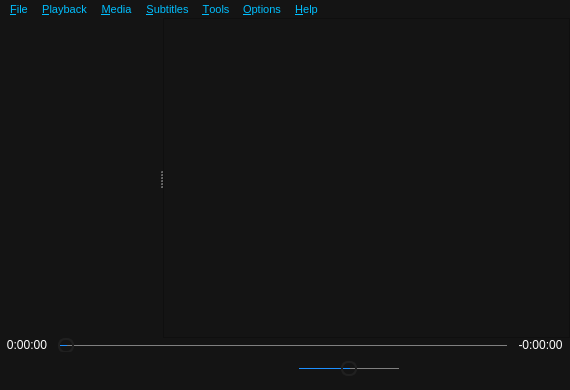
<?xml version="1.0" encoding="UTF-8"?>
<ui version="4.0">
 <class>MainWindow</class>
 <widget class="QMainWindow" name="MainWindow">
  <property name="geometry">
   <rect>
    <x>0</x>
    <y>0</y>
    <width>570</width>
    <height>390</height>
   </rect>
  </property>
  <property name="windowTitle">
   <string>Baka MPlayer</string>
  </property>
  <property name="windowIcon">
   <iconset resource="../rsclist.qrc">
    <normaloff>:/img/icon.ico</normaloff>:/img/icon.ico</iconset>
  </property>
  <property name="autoFillBackground">
   <bool>false</bool>
  </property>
  <property name="styleSheet">
   <string notr="true">#MainWindow, QWidget, QMenu {
	background: #141414;
	color: white;
}

QMenuBar, QMenuBar::item {
	background: #141414;
	color: deepskyblue;
	font-size: 11px;
}



QSlider::groove:horizontal {
	background: gray;
	height: 1px;
}

QSlider::sub-page:horizontal {
	background: dodgerblue;
}

QSlider::handle:horizontal {
	background: qlineargradient(x1: 0, y1: 0, x2: 0, y2: 1,
					stop: 0 silver, stop: 1 darkgray);
	border: 2px solid #202020;
	border-radius: 7px;
	margin: -7px 0;
	width: 12px;
}</string>
  </property>
  <widget class="QWidget" name="centralwidget">
   <layout class="QVBoxLayout" name="mainLayout">
    <property name="spacing">
     <number>0</number>
    </property>
    <property name="leftMargin">
     <number>0</number>
    </property>
    <property name="topMargin">
     <number>0</number>
    </property>
    <property name="rightMargin">
     <number>0</number>
    </property>
    <property name="bottomMargin">
     <number>0</number>
    </property>
    <item>
     <widget class="QWidget" name="verticalWidget" native="true">
      <layout class="QVBoxLayout" name="verticalLayout">
       <property name="leftMargin">
        <number>0</number>
       </property>
       <property name="topMargin">
        <number>0</number>
       </property>
       <property name="rightMargin">
        <number>0</number>
       </property>
       <property name="bottomMargin">
        <number>0</number>
       </property>
       <item>
        <widget class="QSplitter" name="splitter">
         <property name="orientation">
          <enum>Qt::Horizontal</enum>
         </property>
         <property name="handleWidth">
          <number>4</number>
         </property>
         <widget class="QFrame" name="mpvFrame">
          <property name="sizePolicy">
           <sizepolicy hsizetype="Expanding" vsizetype="Expanding">
            <horstretch>0</horstretch>
            <verstretch>0</verstretch>
           </sizepolicy>
          </property>
          <property name="frameShape">
           <enum>QFrame::NoFrame</enum>
          </property>
         </widget>
         <widget class="QListWidget" name="playlistWidget">
          <property name="frameShape">
           <enum>QFrame::StyledPanel</enum>
          </property>
         </widget>
        </widget>
       </item>
      </layout>
     </widget>
    </item>
    <item>
     <widget class="QWidget" name="seekWidget" native="true">
      <property name="maximumSize">
       <size>
        <width>16777215</width>
        <height>14</height>
       </size>
      </property>
      <layout class="QHBoxLayout" name="horizontalLayout_2">
       <property name="leftMargin">
        <number>2</number>
       </property>
       <property name="topMargin">
        <number>0</number>
       </property>
       <property name="rightMargin">
        <number>2</number>
       </property>
       <property name="bottomMargin">
        <number>0</number>
       </property>
       <item>
        <widget class="QLabel" name="durationLabel">
         <property name="sizePolicy">
          <sizepolicy hsizetype="MinimumExpanding" vsizetype="Preferred">
           <horstretch>0</horstretch>
           <verstretch>0</verstretch>
          </sizepolicy>
         </property>
         <property name="maximumSize">
          <size>
           <width>50</width>
           <height>16777215</height>
          </size>
         </property>
         <property name="text">
          <string>0:00:00</string>
         </property>
         <property name="alignment">
          <set>Qt::AlignCenter</set>
         </property>
        </widget>
       </item>
       <item>
        <widget class="CustomSlider" name="seekBar">
         <property name="enabled">
          <bool>false</bool>
         </property>
         <property name="maximum">
          <number>1000000</number>
         </property>
         <property name="sliderPosition">
          <number>0</number>
         </property>
         <property name="orientation">
          <enum>Qt::Horizontal</enum>
         </property>
        </widget>
       </item>
       <item>
        <widget class="QLabel" name="remainingLabel">
         <property name="sizePolicy">
          <sizepolicy hsizetype="MinimumExpanding" vsizetype="Preferred">
           <horstretch>0</horstretch>
           <verstretch>0</verstretch>
          </sizepolicy>
         </property>
         <property name="maximumSize">
          <size>
           <width>55</width>
           <height>16777215</height>
          </size>
         </property>
         <property name="text">
          <string>-0:00:00</string>
         </property>
         <property name="alignment">
          <set>Qt::AlignCenter</set>
         </property>
        </widget>
       </item>
      </layout>
     </widget>
    </item>
    <item>
     <widget class="QWidget" name="controlsWidget" native="true">
      <property name="maximumSize">
       <size>
        <width>16777215</width>
        <height>38</height>
       </size>
      </property>
      <layout class="QHBoxLayout" name="horizontalLayout">
       <property name="leftMargin">
        <number>12</number>
       </property>
       <property name="topMargin">
        <number>0</number>
       </property>
       <property name="rightMargin">
        <number>12</number>
       </property>
       <property name="bottomMargin">
        <number>5</number>
       </property>
       <item>
        <widget class="QPushButton" name="openButton">
         <property name="sizePolicy">
          <sizepolicy hsizetype="Fixed" vsizetype="Fixed">
           <horstretch>0</horstretch>
           <verstretch>0</verstretch>
          </sizepolicy>
         </property>
         <property name="maximumSize">
          <size>
           <width>16</width>
           <height>16</height>
          </size>
         </property>
         <property name="cursor">
          <cursorShape>PointingHandCursor</cursorShape>
         </property>
         <property name="autoFillBackground">
          <bool>false</bool>
         </property>
         <property name="icon">
          <iconset resource="../rsclist.qrc">
           <normaloff>:/img/default_open.svg</normaloff>:/img/default_open.svg</iconset>
         </property>
         <property name="iconSize">
          <size>
           <width>16</width>
           <height>16</height>
          </size>
         </property>
         <property name="flat">
          <bool>true</bool>
         </property>
        </widget>
       </item>
       <item>
        <spacer name="horizontalSpacer">
         <property name="orientation">
          <enum>Qt::Horizontal</enum>
         </property>
         <property name="sizeHint" stdset="0">
          <size>
           <width>40</width>
           <height>20</height>
          </size>
         </property>
        </spacer>
       </item>
       <item>
        <widget class="QPushButton" name="rewindButton">
         <property name="enabled">
          <bool>false</bool>
         </property>
         <property name="maximumSize">
          <size>
           <width>24</width>
           <height>16</height>
          </size>
         </property>
         <property name="cursor">
          <cursorShape>PointingHandCursor</cursorShape>
         </property>
         <property name="autoFillBackground">
          <bool>false</bool>
         </property>
         <property name="icon">
          <iconset resource="../rsclist.qrc">
           <normaloff>:/img/default_reverse.svg</normaloff>
           <disabledoff>:/img/disabled_reverse.svg</disabledoff>
           <disabledon>:/img/disabled_reverse.svg</disabledon>:/img/default_reverse.svg</iconset>
         </property>
         <property name="iconSize">
          <size>
           <width>20</width>
           <height>16</height>
          </size>
         </property>
         <property name="flat">
          <bool>true</bool>
         </property>
        </widget>
       </item>
       <item>
        <widget class="QPushButton" name="previousButton">
         <property name="enabled">
          <bool>false</bool>
         </property>
         <property name="maximumSize">
          <size>
           <width>26</width>
           <height>16</height>
          </size>
         </property>
         <property name="cursor">
          <cursorShape>PointingHandCursor</cursorShape>
         </property>
         <property name="autoFillBackground">
          <bool>false</bool>
         </property>
         <property name="icon">
          <iconset resource="../rsclist.qrc">
           <normaloff>:/img/default_previous.svg</normaloff>
           <disabledoff>:/img/disabled_previous.svg</disabledoff>
           <disabledon>:/img/disabled_previous.svg</disabledon>:/img/default_previous.svg</iconset>
         </property>
         <property name="iconSize">
          <size>
           <width>22</width>
           <height>16</height>
          </size>
         </property>
         <property name="flat">
          <bool>true</bool>
         </property>
        </widget>
       </item>
       <item>
        <widget class="PlayPauseButton" name="playButton">
         <property name="enabled">
          <bool>false</bool>
         </property>
         <property name="sizePolicy">
          <sizepolicy hsizetype="Fixed" vsizetype="Fixed">
           <horstretch>0</horstretch>
           <verstretch>0</verstretch>
          </sizepolicy>
         </property>
         <property name="maximumSize">
          <size>
           <width>28</width>
           <height>16777215</height>
          </size>
         </property>
         <property name="cursor">
          <cursorShape>PointingHandCursor</cursorShape>
         </property>
         <property name="autoFillBackground">
          <bool>false</bool>
         </property>
         <property name="icon">
          <iconset>
           <normaloff>../img/disabled_play.svg</normaloff>../img/disabled_play.svg</iconset>
         </property>
         <property name="iconSize">
          <size>
           <width>24</width>
           <height>32</height>
          </size>
         </property>
         <property name="flat">
          <bool>true</bool>
         </property>
        </widget>
       </item>
       <item>
        <widget class="QPushButton" name="nextButton">
         <property name="enabled">
          <bool>false</bool>
         </property>
         <property name="sizePolicy">
          <sizepolicy hsizetype="Fixed" vsizetype="Fixed">
           <horstretch>0</horstretch>
           <verstretch>0</verstretch>
          </sizepolicy>
         </property>
         <property name="maximumSize">
          <size>
           <width>26</width>
           <height>16</height>
          </size>
         </property>
         <property name="cursor">
          <cursorShape>PointingHandCursor</cursorShape>
         </property>
         <property name="autoFillBackground">
          <bool>false</bool>
         </property>
         <property name="icon">
          <iconset resource="../rsclist.qrc">
           <normaloff>:/img/default_next.svg</normaloff>
           <disabledoff>:/img/disabled_next.svg</disabledoff>
           <disabledon>:/img/disabled_next.svg</disabledon>:/img/default_next.svg</iconset>
         </property>
         <property name="iconSize">
          <size>
           <width>22</width>
           <height>16</height>
          </size>
         </property>
         <property name="flat">
          <bool>true</bool>
         </property>
        </widget>
       </item>
       <item>
        <widget class="CustomSlider" name="volumeSlider">
         <property name="sizePolicy">
          <sizepolicy hsizetype="Fixed" vsizetype="Fixed">
           <horstretch>0</horstretch>
           <verstretch>0</verstretch>
          </sizepolicy>
         </property>
         <property name="minimumSize">
          <size>
           <width>100</width>
           <height>0</height>
          </size>
         </property>
         <property name="maximum">
          <number>100</number>
         </property>
         <property name="pageStep">
          <number>5</number>
         </property>
         <property name="value">
          <number>50</number>
         </property>
         <property name="tracking">
          <bool>false</bool>
         </property>
         <property name="orientation">
          <enum>Qt::Horizontal</enum>
         </property>
        </widget>
       </item>
       <item>
        <spacer name="horizontalSpacer_2">
         <property name="orientation">
          <enum>Qt::Horizontal</enum>
         </property>
         <property name="sizeHint" stdset="0">
          <size>
           <width>40</width>
           <height>20</height>
          </size>
         </property>
        </spacer>
       </item>
       <item>
        <widget class="QPushButton" name="playlistButton">
         <property name="enabled">
          <bool>false</bool>
         </property>
         <property name="sizePolicy">
          <sizepolicy hsizetype="Fixed" vsizetype="Fixed">
           <horstretch>0</horstretch>
           <verstretch>0</verstretch>
          </sizepolicy>
         </property>
         <property name="maximumSize">
          <size>
           <width>16</width>
           <height>16</height>
          </size>
         </property>
         <property name="cursor">
          <cursorShape>PointingHandCursor</cursorShape>
         </property>
         <property name="autoFillBackground">
          <bool>false</bool>
         </property>
         <property name="icon">
          <iconset resource="../rsclist.qrc">
           <normaloff>:/img/default_playlist.svg</normaloff>
           <disabledoff>:/img/disabled_playlist.svg</disabledoff>
           <disabledon>:/img/disabled_playlist.svg</disabledon>:/img/default_playlist.svg</iconset>
         </property>
         <property name="iconSize">
          <size>
           <width>16</width>
           <height>16</height>
          </size>
         </property>
         <property name="flat">
          <bool>true</bool>
         </property>
        </widget>
       </item>
      </layout>
     </widget>
    </item>
   </layout>
  </widget>
  <widget class="QMenuBar" name="menubar">
   <property name="geometry">
    <rect>
     <x>0</x>
     <y>0</y>
     <width>570</width>
     <height>17</height>
    </rect>
   </property>
   <widget class="QMenu" name="menu_File">
    <property name="title">
     <string>&amp;File</string>
    </property>
    <addaction name="action_New_Player"/>
    <addaction name="separator"/>
    <addaction name="action_Open_File"/>
    <addaction name="actionOpen_URL"/>
    <addaction name="actionOpen_Path_from_Clipboard"/>
    <addaction name="actionOpen_Last_File"/>
    <addaction name="separator"/>
    <addaction name="actionShow_in_Folder"/>
    <addaction name="separator"/>
    <addaction name="actionPl_ay_Next_File"/>
    <addaction name="actionPlay_Previous_File"/>
    <addaction name="separator"/>
    <addaction name="actionE_xit"/>
   </widget>
   <widget class="QMenu" name="menu_Playback">
    <property name="title">
     <string>&amp;Playback</string>
    </property>
    <widget class="QMenu" name="menuRepea_t">
     <property name="title">
      <string>Repea&amp;t</string>
     </property>
     <addaction name="action_Off"/>
     <addaction name="separator"/>
     <addaction name="action_Playlist"/>
     <addaction name="action_This_File"/>
    </widget>
    <addaction name="action_Play"/>
    <addaction name="action_Stop"/>
    <addaction name="action_Rewind"/>
    <addaction name="actionR_estart"/>
    <addaction name="separator"/>
    <addaction name="actionShu_ffle"/>
    <addaction name="menuRepea_t"/>
    <addaction name="actionStop_after_current"/>
    <addaction name="separator"/>
    <addaction name="action_Frame_Step"/>
    <addaction name="actionFrame_Back_Step"/>
    <addaction name="separator"/>
    <addaction name="action_Jump_To_Time"/>
   </widget>
   <widget class="QMenu" name="menu_Media">
    <property name="title">
     <string>&amp;Media</string>
    </property>
    <widget class="QMenu" name="menu_Fit_Window">
     <property name="title">
      <string>&amp;Fit Window</string>
     </property>
     <addaction name="action_To_Current_Size"/>
     <addaction name="action50"/>
     <addaction name="action75"/>
     <addaction name="action100"/>
     <addaction name="action200"/>
    </widget>
    <widget class="QMenu" name="menuAspect_Ratio">
     <property name="title">
      <string>Aspect &amp;Ratio</string>
     </property>
     <addaction name="action_Autodetect"/>
     <addaction name="actionForce_4_3"/>
     <addaction name="actionForce_16_9"/>
     <addaction name="actionForce_2_35_1"/>
    </widget>
    <widget class="QMenu" name="menuAudio_Tracks">
     <property name="title">
      <string>Audio &amp;Tracks</string>
     </property>
     <addaction name="action_none"/>
    </widget>
    <widget class="QMenu" name="menu_Chapters">
     <property name="enabled">
      <bool>false</bool>
     </property>
     <property name="title">
      <string>&amp;Chapters</string>
     </property>
     <addaction name="action_none_2"/>
    </widget>
    <addaction name="actionFull_Screen"/>
    <addaction name="menu_Fit_Window"/>
    <addaction name="separator"/>
    <addaction name="action_Previous_Chapter"/>
    <addaction name="action_Next_Chapter"/>
    <addaction name="separator"/>
    <addaction name="menu_Chapters"/>
    <addaction name="menuAspect_Ratio"/>
    <addaction name="menuAudio_Tracks"/>
   </widget>
   <widget class="QMenu" name="menu_Subtitles">
    <property name="title">
     <string>&amp;Subtitles</string>
    </property>
    <widget class="QMenu" name="menuSubtitle_Track">
     <property name="title">
      <string>Subtitle &amp;Track</string>
     </property>
     <addaction name="action_none_3"/>
    </widget>
    <widget class="QMenu" name="menu_Font_Size">
     <property name="enabled">
      <bool>false</bool>
     </property>
     <property name="title">
      <string>&amp;Font Size</string>
     </property>
     <addaction name="action_Increase"/>
     <addaction name="action_Decrease"/>
     <addaction name="action_Reset_Size"/>
    </widget>
    <addaction name="action_Show_Subtitles"/>
    <addaction name="action_Load_Subtitle_File"/>
    <addaction name="separator"/>
    <addaction name="menuSubtitle_Track"/>
    <addaction name="menu_Font_Size"/>
   </widget>
   <widget class="QMenu" name="menuTools">
    <property name="title">
     <string>&amp;Tools</string>
    </property>
    <addaction name="action_Take_Snapshot"/>
    <addaction name="actionShow_Command_Line"/>
    <addaction name="separator"/>
    <addaction name="actionMedia_Info"/>
   </widget>
   <widget class="QMenu" name="menuOptions">
    <property name="title">
     <string>&amp;Options</string>
    </property>
    <widget class="QMenu" name="menu_On_Top">
     <property name="title">
      <string>&amp;On Top</string>
     </property>
     <addaction name="action_Always"/>
     <addaction name="actionWhen_Playing"/>
     <addaction name="separator"/>
     <addaction name="action_Never"/>
    </widget>
    <widget class="QMenu" name="menu_Tray_Icon">
     <property name="title">
      <string>&amp;Tray Icon</string>
     </property>
     <addaction name="action_Show_Icon_in_Tray"/>
     <addaction name="action_Hide_Popup"/>
    </widget>
    <addaction name="action_Show_Playlist"/>
    <addaction name="action_Hide_Album_Art"/>
    <addaction name="action_Dim_Lights"/>
    <addaction name="separator"/>
    <addaction name="menu_On_Top"/>
    <addaction name="menu_Tray_Icon"/>
   </widget>
   <widget class="QMenu" name="menuHelp">
    <property name="title">
     <string>&amp;Help</string>
    </property>
    <addaction name="actionBaka_MPlayer_Help"/>
    <addaction name="action_About_Baka_MPlayer"/>
   </widget>
   <addaction name="menu_File"/>
   <addaction name="menu_Playback"/>
   <addaction name="menu_Media"/>
   <addaction name="menu_Subtitles"/>
   <addaction name="menuTools"/>
   <addaction name="menuOptions"/>
   <addaction name="menuHelp"/>
  </widget>
  <action name="action_Open_File">
   <property name="text">
    <string>&amp;Open File</string>
   </property>
   <property name="iconVisibleInMenu">
    <bool>true</bool>
   </property>
  </action>
  <action name="actionE_xit">
   <property name="text">
    <string>E&amp;xit</string>
   </property>
  </action>
  <action name="action_New_Player">
   <property name="text">
    <string>&amp;New Player</string>
   </property>
  </action>
  <action name="actionOpen_URL">
   <property name="text">
    <string>Open &amp;URL</string>
   </property>
  </action>
  <action name="actionOpen_Path_from_Clipboard">
   <property name="text">
    <string>Open Path from &amp;Clipboard</string>
   </property>
  </action>
  <action name="actionOpen_Last_File">
   <property name="enabled">
    <bool>false</bool>
   </property>
   <property name="text">
    <string>Open &amp;Last File</string>
   </property>
  </action>
  <action name="actionShow_in_Folder">
   <property name="enabled">
    <bool>false</bool>
   </property>
   <property name="text">
    <string>Show in &amp;Folder</string>
   </property>
  </action>
  <action name="actionPl_ay_Next_File">
   <property name="enabled">
    <bool>false</bool>
   </property>
   <property name="text">
    <string>Pl&amp;ay Next File</string>
   </property>
  </action>
  <action name="actionPlay_Previous_File">
   <property name="enabled">
    <bool>false</bool>
   </property>
   <property name="text">
    <string>Play &amp;Previous File</string>
   </property>
  </action>
  <action name="action_Play">
   <property name="enabled">
    <bool>false</bool>
   </property>
   <property name="text">
    <string>&amp;Play</string>
   </property>
  </action>
  <action name="action_Stop">
   <property name="enabled">
    <bool>false</bool>
   </property>
   <property name="text">
    <string>&amp;Stop</string>
   </property>
  </action>
  <action name="action_Rewind">
   <property name="enabled">
    <bool>false</bool>
   </property>
   <property name="text">
    <string>&amp;Rewind</string>
   </property>
  </action>
  <action name="actionR_estart">
   <property name="enabled">
    <bool>false</bool>
   </property>
   <property name="text">
    <string>R&amp;estart</string>
   </property>
  </action>
  <action name="actionShu_ffle">
   <property name="checkable">
    <bool>true</bool>
   </property>
   <property name="text">
    <string>Sh&amp;uffle</string>
   </property>
  </action>
  <action name="action_Off">
   <property name="checkable">
    <bool>true</bool>
   </property>
   <property name="checked">
    <bool>true</bool>
   </property>
   <property name="text">
    <string>&amp;Off</string>
   </property>
  </action>
  <action name="action_This_File">
   <property name="checkable">
    <bool>true</bool>
   </property>
   <property name="text">
    <string>&amp;This File</string>
   </property>
  </action>
  <action name="action_Playlist">
   <property name="checkable">
    <bool>true</bool>
   </property>
   <property name="text">
    <string>&amp;Playlist</string>
   </property>
  </action>
  <action name="actionStop_after_current">
   <property name="checkable">
    <bool>true</bool>
   </property>
   <property name="text">
    <string>Stop after &amp;current</string>
   </property>
  </action>
  <action name="action_Frame_Stop">
   <property name="text">
    <string>&amp;Frame Step</string>
   </property>
  </action>
  <action name="action_Frame_Step">
   <property name="enabled">
    <bool>false</bool>
   </property>
   <property name="text">
    <string>&amp;Frame Step</string>
   </property>
  </action>
  <action name="actionFrame_Back_Step">
   <property name="enabled">
    <bool>false</bool>
   </property>
   <property name="text">
    <string>Frame &amp;Back Step</string>
   </property>
  </action>
  <action name="action_Jump_To_Time">
   <property name="enabled">
    <bool>false</bool>
   </property>
   <property name="text">
    <string>&amp;Jump To Time</string>
   </property>
  </action>
  <action name="actionFull_Screen">
   <property name="enabled">
    <bool>false</bool>
   </property>
   <property name="text">
    <string>Full &amp;Screen</string>
   </property>
  </action>
  <action name="action_To_Current_Size">
   <property name="text">
    <string>To &amp;Current Size</string>
   </property>
  </action>
  <action name="action50">
   <property name="text">
    <string>50%</string>
   </property>
  </action>
  <action name="action75">
   <property name="text">
    <string>75%</string>
   </property>
  </action>
  <action name="action100">
   <property name="text">
    <string>100%</string>
   </property>
  </action>
  <action name="action200">
   <property name="text">
    <string>200%</string>
   </property>
  </action>
  <action name="action_Previous_Chapter">
   <property name="text">
    <string>&amp;Previous Chapter</string>
   </property>
  </action>
  <action name="action_Next_Chapter">
   <property name="text">
    <string>&amp;Next Chapter</string>
   </property>
  </action>
  <action name="actionVolume">
   <property name="text">
    <string>Volume:</string>
   </property>
  </action>
  <action name="action_Autodetect">
   <property name="text">
    <string>&amp;Autodetect</string>
   </property>
  </action>
  <action name="actionForce_4_3">
   <property name="text">
    <string>Force &amp;4:3</string>
   </property>
  </action>
  <action name="actionForce_16_9">
   <property name="text">
    <string>Force 16:&amp;9</string>
   </property>
  </action>
  <action name="actionForce_2_35_1">
   <property name="text">
    <string>Force &amp;2.35:1</string>
   </property>
  </action>
  <action name="action_none">
   <property name="enabled">
    <bool>false</bool>
   </property>
   <property name="text">
    <string>[ none ]</string>
   </property>
  </action>
  <action name="action_none_2">
   <property name="enabled">
    <bool>false</bool>
   </property>
   <property name="text">
    <string>[ none ]</string>
   </property>
  </action>
  <action name="action_Show_Subtitles">
   <property name="checkable">
    <bool>true</bool>
   </property>
   <property name="text">
    <string>&amp;Show Subtitles</string>
   </property>
  </action>
  <action name="action_Load_Subtitle_File">
   <property name="text">
    <string>&amp;Load Subtitle File</string>
   </property>
  </action>
  <action name="action_none_3">
   <property name="enabled">
    <bool>false</bool>
   </property>
   <property name="text">
    <string>[ none ]</string>
   </property>
  </action>
  <action name="action_Increase">
   <property name="text">
    <string>&amp;Increase +</string>
   </property>
  </action>
  <action name="action_Decrease">
   <property name="text">
    <string>&amp;Decrease -</string>
   </property>
  </action>
  <action name="action_Reset_Size">
   <property name="text">
    <string>&amp;Reset Size</string>
   </property>
  </action>
  <action name="action_Take_Snapshot">
   <property name="enabled">
    <bool>false</bool>
   </property>
   <property name="text">
    <string>&amp;Take Snapshot</string>
   </property>
  </action>
  <action name="actionShow_Command_Line">
   <property name="text">
    <string>Show &amp;Command Line</string>
   </property>
  </action>
  <action name="actionMedia_Info">
   <property name="enabled">
    <bool>false</bool>
   </property>
   <property name="text">
    <string>Media &amp;Info</string>
   </property>
  </action>
  <action name="actionBaka_MPlayer_Help">
   <property name="text">
    <string>Baka MPlayer &amp;Help</string>
   </property>
  </action>
  <action name="action_About_Baka_MPlayer">
   <property name="text">
    <string>&amp;About Baka MPlayer</string>
   </property>
  </action>
  <action name="action_Show_Playlist">
   <property name="checkable">
    <bool>true</bool>
   </property>
   <property name="checked">
    <bool>true</bool>
   </property>
   <property name="text">
    <string>&amp;Show Playlist</string>
   </property>
  </action>
  <action name="action_Hide_Album_Art">
   <property name="checkable">
    <bool>true</bool>
   </property>
   <property name="enabled">
    <bool>false</bool>
   </property>
   <property name="text">
    <string>&amp;Hide Album Art</string>
   </property>
  </action>
  <action name="action_Dim_Lights">
   <property name="checkable">
    <bool>true</bool>
   </property>
   <property name="text">
    <string>&amp;Dim Lights</string>
   </property>
  </action>
  <action name="action_Always">
   <property name="text">
    <string>&amp;Always</string>
   </property>
  </action>
  <action name="actionWhen_Playing">
   <property name="text">
    <string>When &amp;Playing</string>
   </property>
  </action>
  <action name="action_Never">
   <property name="text">
    <string>&amp;Never</string>
   </property>
  </action>
  <action name="action_Show_Icon_in_Tray">
   <property name="text">
    <string>&amp;Show Icon in Tray</string>
   </property>
  </action>
  <action name="action_Hide_Popup">
   <property name="text">
    <string>&amp;Hide Popup</string>
   </property>
  </action>
 </widget>
 <customwidgets>
  <customwidget>
   <class>CustomSlider</class>
   <extends>QSlider</extends>
   <header>customslider.h</header>
  </customwidget>
  <customwidget>
   <class>PlayPauseButton</class>
   <extends>QPushButton</extends>
   <header>playpausebutton.h</header>
  </customwidget>
 </customwidgets>
 <resources>
  <include location="../rsclist.qrc"/>
 </resources>
 <connections/>
</ui>
